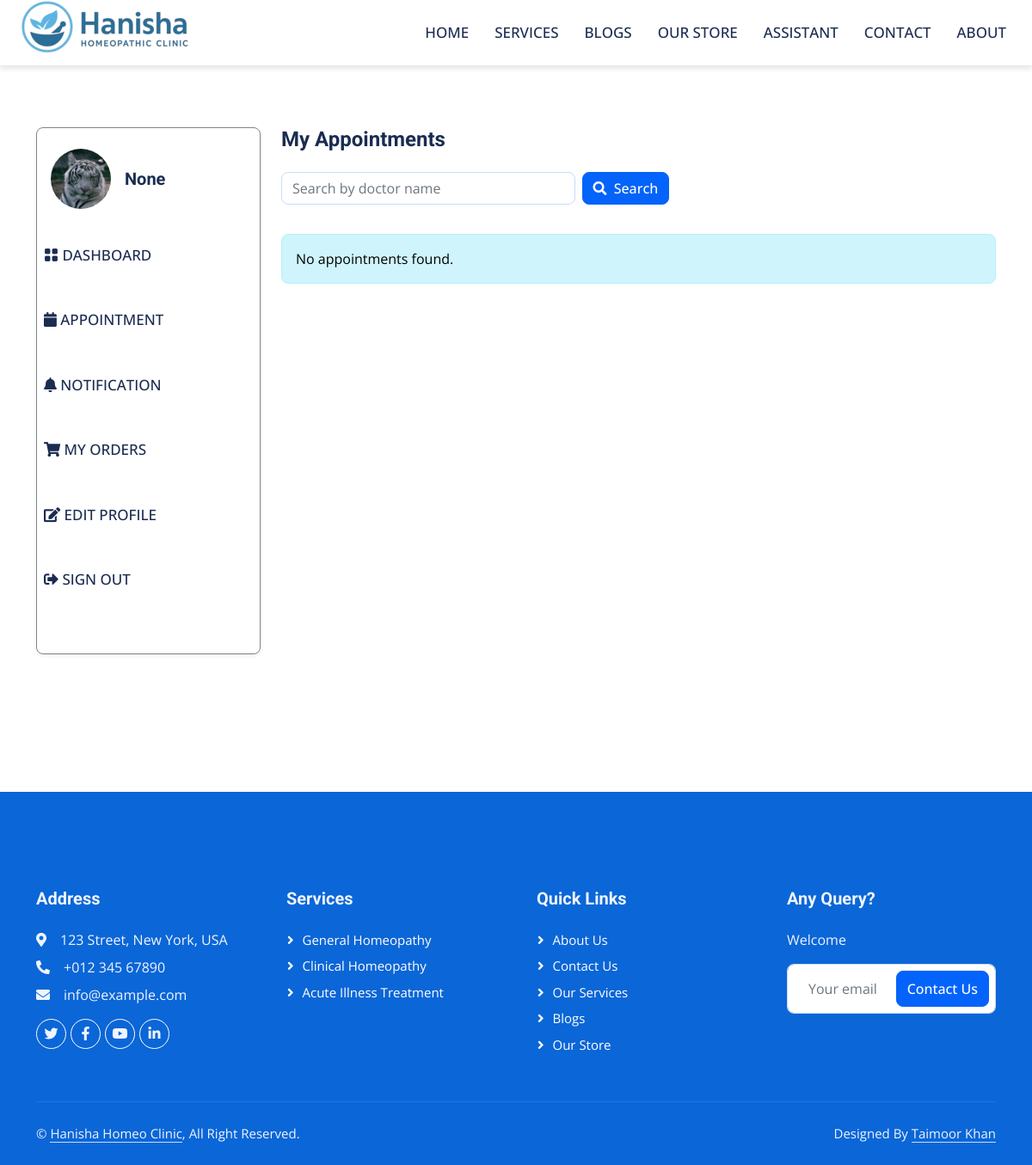
Screenshot of /patient/appointments (signed in) with the database file from the repository.
### userauths/models.py (models this page shows, shortened)
class User(AbstractUser):
    email = models.EmailField(unique=True)
    username = models.CharField(max_length=100, null=True, blank=True)
    user_type = models.CharField(max_length=50, choices=USER_TYPE, null=True, blank=True, default=None)
    USERNAME_FIELD = "email"
    REQUIRED_FIELDS = ['username']

### patient/models.py (models this page shows, shortened)
class Patient(models.Model):
    user = models.OneToOneField(userauths_models.User, on_delete=models.CASCADE)
    image = models.FileField(upload_to="images", null=True, blank=True)
    full_name = models.CharField(max_length=100, null=True, blank=True)
    email = models.CharField(max_length=100, null=True, blank=True)
    mobile = models.CharField(max_length=100, null=True, blank=True)
    address = models.CharField(max_length=100, null=True, blank=True)
    gender = models.CharField(max_length=100, null=True, blank=True)
    dob = models.DateField(default=timezone.now, null=True, blank=True)
    blood_group = models.CharField(max_length=100, null=True, blank=True)
    created_at = models.DateTimeField(default=timezone.now)

### patient/views.py (the view)
# urls.py: path("appointments", views.appointments, name="appointments"),
@login_required
def appointments(request):
    patient = patient_models.Patient.objects.get(user=request.user)
    search_query = request.GET.get('search', '')
    appointments = base_models.Appointment.objects.filter(patient=patient)
    if search_query:
        appointments = appointments.filter(
            doctor__full_name__icontains=search_query
        )
    context = {
        "appointments": appointments,
        "search_query": search_query,
    }
    return render(request, "patient/appointments.html", context)

### templates/patient/appointments.html (shortened to what this page needs)
{% extends "base/base.html" %}
{% block content %}
<section class="pt-5 pb-5">
  <div class="container">
    <div class="row mt-0 mt-md-4">
      {% include "patient/sidebar.html" %}
      <div class="col-lg-9 col-md-8 col-12">
        <h4 class="mb-4 fw-bold">My Appointments</h4>
        <form method="GET" class="row mb-4 g-2">
          <div class="col-sm-8 col-md-6 col-lg-5">
            <input type="text" name="search" class="form-control" placeholder="Search by doctor name" value="{{ search_query }}">
          </div>
          <div class="col-auto">
            <button type="submit" class="btn btn-primary">
              <i class="fas fa-search me-1"></i> Search
            </button>
          </div>
        </form>
        {% if appointments %}
        <div class="table-responsive">
          <table class="table table-bordered table-hover text-nowrap align-middle">
            <thead class="table-primary text-center">
              <tr>
                <th>Appointment ID</th>
                <th>Service</th>
                <th>Doctor</th>
                <th>Issue</th>
                <th>Symptoms</th>
                <th>Status</th>
                <th>Date</th>
                <th>Actions</th>
              </tr>
            </thead>
            <tbody class="text-center">
              {% for a in appointments %}
              <tr>
                <td>{{ a.appointment_id }}</td>
                <td>{{ a.service.name }}</td>
                <td>{{ a.doctor.full_name }}</td>
                <td>{{ a.issues }}</td>
                <td>{{ a.symptoms }}</td>
                <td>
                  {% if a.status == "Pending" %}
                    <span class="badge bg-warning text-dark">Pending</span>
                  {% elif a.status == "Confirmed" %}
                    <span class="badge bg-success">Confirmed</span>
                  {% elif a.status == "Completed" %}
                    <span class="badge bg-info text-dark">Completed</span>
                  {% elif a.status == "Cancelled" %}
                    <span class="badge bg-danger">Cancelled</span>
                  {% else %}
                    <span class="badge bg-secondary">{{ a.status }}</span>
                  {% endif %}
                </td>
                <td>{{ a.appointment_date }}</td>
                <td>
                  <a href="{% url 'patient:appointment_detail' a.appointment_id %}" class="btn btn-sm btn-outline-primary" title="View Details">
                    <i class="fas fa-eye"></i>
                  </a>
                </td>
              </tr>
              {% endfor %}
            </tbody>
          </table>
        </div>
        {% else %}
        <div class="alert alert-info">
          No appointments found.
        </div>
        {% endif %}
      </div>
    </div>
  </div>
</section>
{% endblock content %}

### templates/patient/sidebar.html (shortened to what this page needs)
<div class="col-lg-3 col-md-4 col-12">
  <nav class="navbar navbar-expand-md shadow-sm mb-4 mb-lg-0 sidenav border rounded">
    <div class="collapse navbar-collapse p-3" id="sidenav">
      <div class="navbar-nav flex-column">
        <div class="d-flex align-items-center mb-3">
          {% if request.user.patient.image %}
            <img src="{{request.user.patient.image.url}}" alt="avatar" class="rounded-circle avatar-xl" style="width: 70px; height: 70px; object-fit: cover" />
          {% endif %}
          <div class="ms-3">
            <h5 class="mb-0 fw-bold">{{ request.user.patient.full_name }}</h5>
          </div>
        </div>
        <ul class="list-unstyled ms-n2 mb-4">
          <li class="nav-item">
            <a class="dropdown-item nav-link" href="{% url 'patient:dashboard' %}"><i class="bi bi-grid-fill"></i> Dashboard</a>
          </li>
          <li class="nav-item">
            <a class="dropdown-item nav-link" href="{% url 'patient:appointments' %}"><i class="fas fa-calendar"></i> Appointment</a>
          </li>
          <li class="nav-item">
            <a class="dropdown-item nav-link" href="{% url 'patient:notifications' %}"><i class="fas fa-bell"></i> Notification</a>
          </li>
          <li class="nav-item">
            <a class="dropdown-item nav-link" href="{% url 'patient:orders' %}"><i class="fas fa-shopping-cart"></i> My Orders</a>
          </li>
          <li class="nav-item">
            <a class="nav-link" href="{% url 'patient:profile' %}"><i class="fas fa-edit"></i> Edit Profile</a>
          </li>
          <li class="nav-item">
            <a class="nav-link" href="{% url 'userauths:sign-out' %}"><i class="fas fa-sign-out-alt"></i> Sign Out</a>
          </li>
        </ul>
      </div>
    </div>
  </nav>
</div>

### static/css/style.css (style rules this page uses)
:root { --primary: #0463FA; --light: #EFF5FF; --dark: #1B2C51; }
.fw-bold { font-weight: 700 !important; }
.btn { font-weight: 500; transition: .5s; }
.btn.btn-primary, .btn.btn-secondary { color: #FFFFFF; }
.navbar .navbar-nav .nav-link { margin-right: 30px; padding: 25px 0; color: #FFFFFF; font-size: 15px; font-weight: 500; text-transform: uppercase; outline: none; }
.navbar .navbar-nav .nav-link { color: var(--dark); font-weight: 500; }
body { background-color: white; }
.navbar .navbar-nav .nav-link { font-size: 17px; }

### rows the page displays
User: user.patient.image (picture), user.patient.full_name "None"
